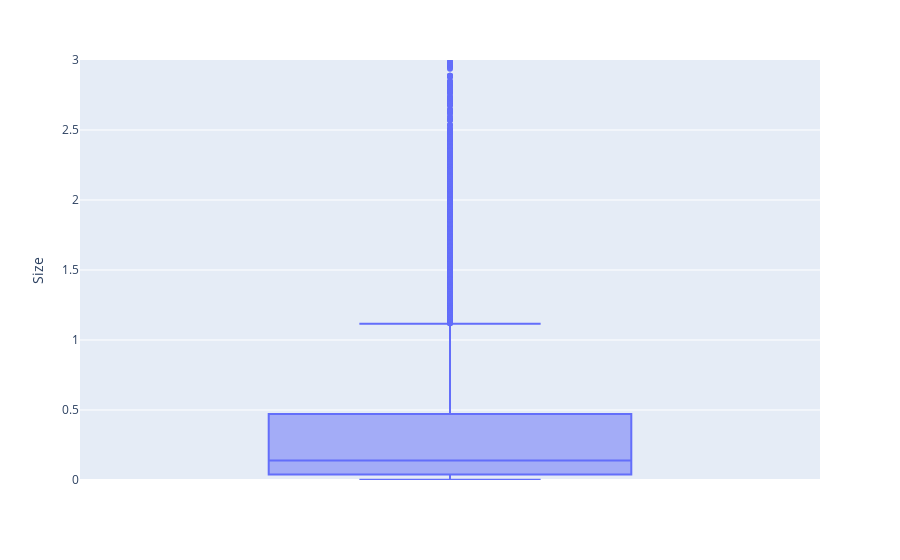

The notebook cell saved with this chart:
### Markdown cell above
### Box Plot

### Code cell
fig = px.box(data_import['Size']/10000, y = "Size", range_y= [0,3])
fig.show()

### Figure 1 — Plotly figure (JSON) as saved in the notebook; plotly's stock layout.template omitted (floating-point values rounded to 4 significant figures; data arrays with more than 128 entries replaced by an {"elided": "..."} marker saying what was removed)
{"data": [{"alignmentgroup": "True", "hovertemplate": "Size=%{y}<extra></extra>", "legendgroup": "", "marker": {"color": "#636efa"}, "name": "", "notched": false, "offsetgroup": "", "orientation": "v", "showlegend": false, "type": "box", "x0": " ", "xaxis": "x", "y": {"elided": "9686 float values"}, "y0": " ", "yaxis": "y"}], "layout": {"boxmode": "group", "legend": {"tracegroupgap": 0}, "margin": {"t": 60}, "xaxis": {"anchor": "y", "domain": [0, 1]}, "yaxis": {"anchor": "x", "domain": [0, 1], "range": [0, 3], "title": {"text": "Size"}}}}
